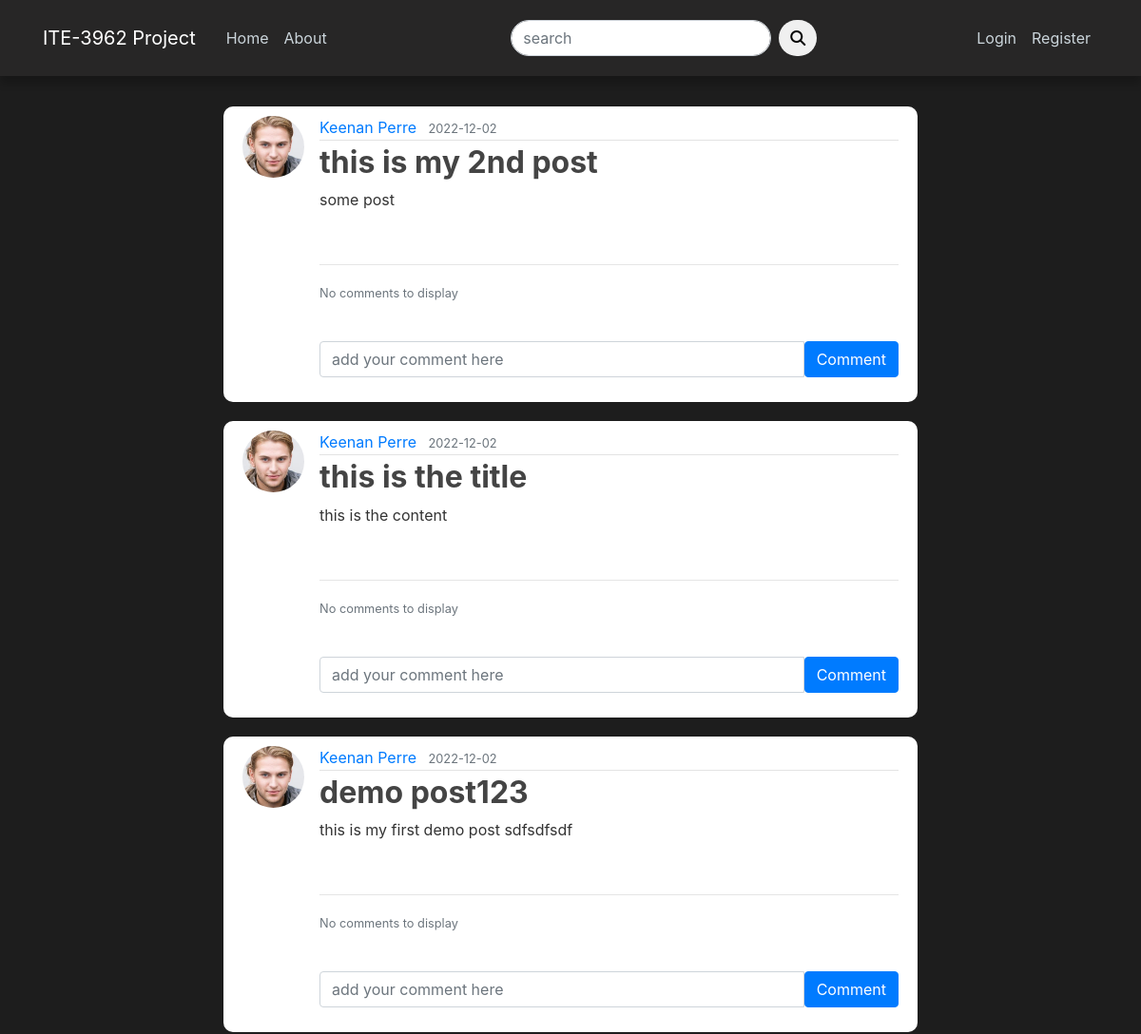
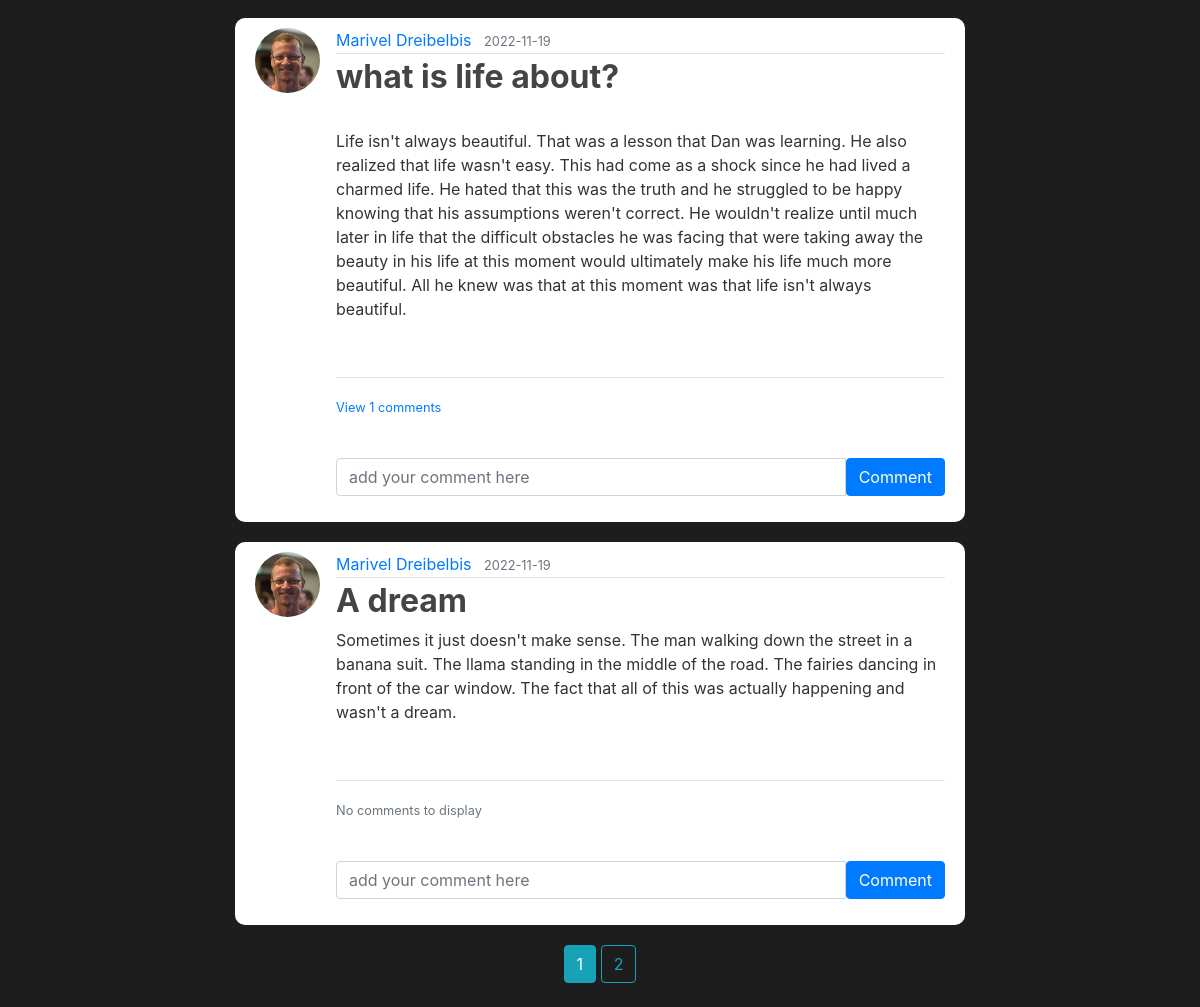
Page /home on the earlier database version (2 pictures, top to bottom).
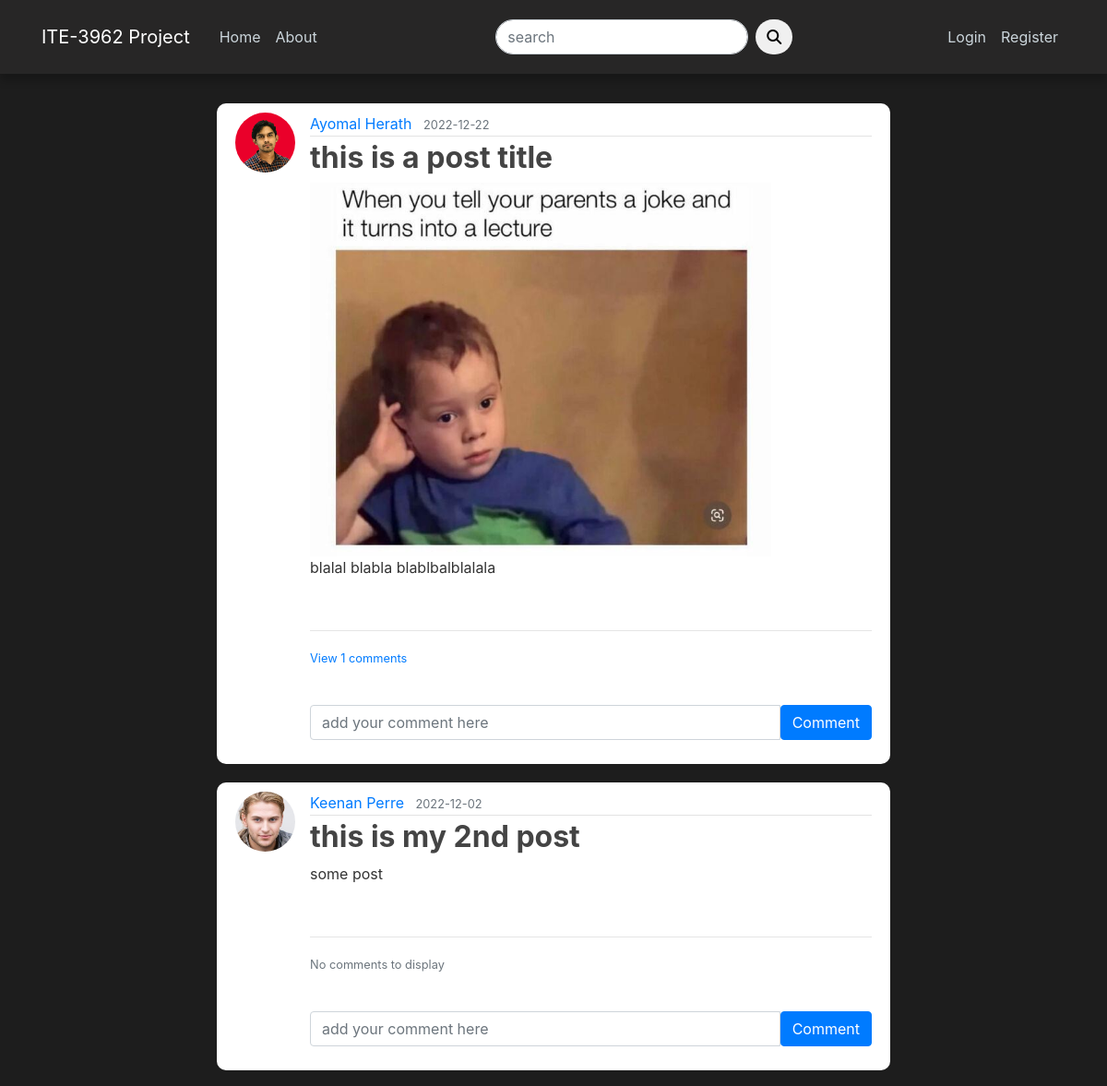
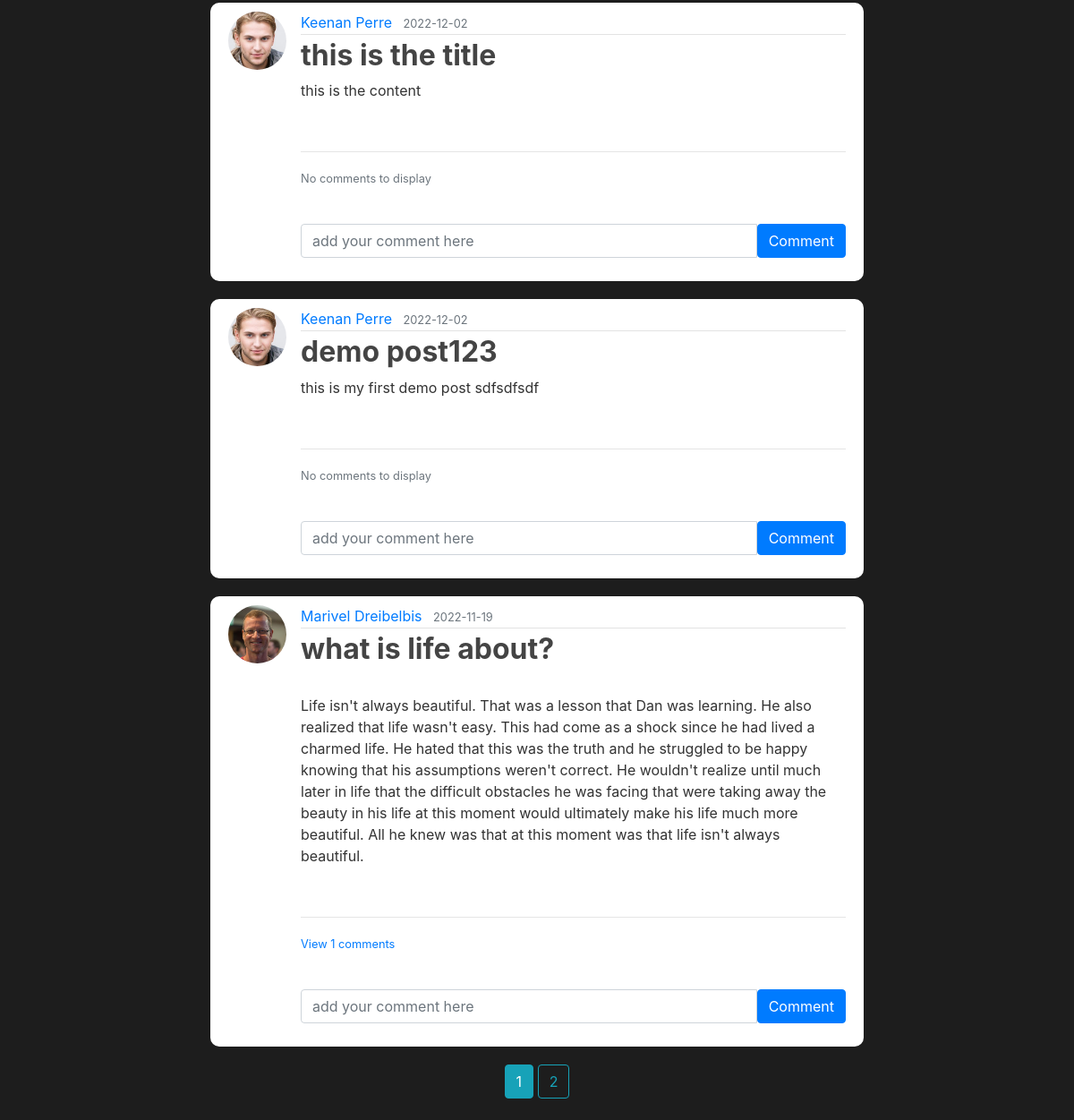
Same page on the later database version (2 pictures, top to bottom).
### blog/models.py (models this page shows, shortened)
class Post(db.Model):
    id = db.Column(db.Integer, primary_key=True)
    title = db.Column(db.String(100), nullable=False)
    date_posted = db.Column(db.DateTime, nullable=False, default=datetime.utcnow)
    content = db.Column(db.Text, nullable=False)
    post_image = db.Column(db.String(200), nullable=True)
    user_id = db.Column(db.Integer, db.ForeignKey('user.id'), nullable=False)
    comments = db.relationship('Comment', backref='post', lazy=True)

class User(db.Model, UserMixin):
    id = db.Column(db.Integer, primary_key=True)
    username = db.Column(db.String(20), unique=True, nullable=False)
    email = db.Column(db.String(120), unique=True, nullable=False)
    image_file = db.Column(db.String(20), nullable=False, default='default.jpg')
    password = db.Column(db.String(60), nullable=False)
    posts = db.relationship('Post', backref='author', lazy=True) #posts attribute sets the relationship with the Post table(1 to many)
    comments = db.relationship('Comment', backref='author', lazy=True)

### blog/main/routes.py (the view)
@main.route("/")
@main.route("/home")
def home():
    page = request.args.get('page', 1, type=int)
    posts = Post.query.order_by(Post.date_posted.desc()).paginate(page=page, per_page=5)#pagination and post order
    return render_template('home.html', posts=posts)

### blog/users/forms.py
class SearchForm(FlaskForm):
    searched = StringField('search', validators=[DataRequired()])
    submit = SubmitField('Submit')

### blog/users/routes.py (called while the page is built)
@app.context_processor
def home():
    form = SearchForm()
    return dict(form=form)

### blog/templates/home.html (shortened to what this page needs)
{% extends "layout.html" %}
{% block content %}
    {% for post in posts.items %}
        <article class="media content-section">
            <img src="{{ url_for('static', filename='profile_pics/' + post.author.image_file)}}" class="rounded-circle article-img" alt="">
            <div class="media-body">
            <div class="article-metadata">
                <a class="mr-2" href="{{url_for('users.user_posts', username=post.author.username )}}">{{ post.author.username }}</a>
                <small class="text-muted">{{ post.date_posted.strftime('%Y-%m-%d') }}</small>
            </div>
            <h2><a class="article-title font-weight-bold" href="{{ url_for('posts.post', post_id=post.id)}}">{{ post.title }}</a></h2>
            {% if post.post_image %}
                <div class="post-pic"><img src="{{url_for('static', filename = 'post_images/' + post.post_image)}}" alt="" height="auto" width="500px"></div>
                <div><p class="article-content">{{ post.content }}</p></div>
            {% else %}
                <div><p class="article-content">{{ post.content }}</p></div>
            {% endif %}
            <br><hr>
            <p class="card-text">
                {% if post.comments|length > 0 %}
                <a data-toggle="collapse" href="#comments-{{post.id}}" role="button" aria-expanded="false">
                    <small>View {{post.comments|length }} comments</small>
                </a>
                {% else%}
                <small class="text-muted">No comments to display</small>
                {% endif %}
            </p>
            <br>
            <form action="/comment/{{post.id}}" class="input-group mb-3" method="POST">
                <input type="text" name="text" id="text" class="form-control" placeholder="add your comment here"/>
                <button type="submit" class="btn btn-primary">Comment</button>
            </form>
            </div>
        </article>
    {% endfor %}
    <div class="pagi_btn text-center">
    {% for page_num in posts.iter_pages(left_edge=1, right_edge=1, left_current=1, right_current=2) %}
        {% if page_num %}
            {% if posts.page == page_num %}
                <a href="{{ url_for('main.home', page=page_num )}}" class="btn btn-info mb-4">{{ page_num }}</a>
            {% else %}
                <a href="{{ url_for('main.home', page=page_num )}}" class="btn btn-outline-info mb-4">{{ page_num }}</a>
            {% endif %}
        {% endif %}
    {% endfor %}
    </div>
{% endblock content %}

### blog/templates/layout.html (shortened to what this page needs)
<!DOCTYPE html>
<html lang="en">
<head>
     <link rel="stylesheet" href="https://cdn.jsdelivr.net/npm/bootstrap@4.3.1/dist/css/bootstrap.min.css">
     <link rel="stylesheet" type="text/css" href="{{ url_for('static', filename='main.css') }}">
     <link rel="stylesheet" href="https://cdnjs.cloudflare.com/ajax/libs/font-awesome/6.2.0/css/all.min.css" />
</head>
<body>
    <header class="site-header">
        <nav class="navbar navbar-expand-md navbar-dark bg-steel fixed-top">
          <div class="container">
            <a class="navbar-brand mr-4" href="/home">ITE-3962 Project</a>
            <div class="collapse navbar-collapse" id="navbarToggle">
              <div class="navbar-nav mr-auto">
                <a class="nav-item nav-link" href="{{url_for('main.home')}}">Home</a>
                <a class="nav-item nav-link" href="{{url_for('main.about')}}">About</a>
              </div>
              <form action="{{ url_for('users.search') }}" method="POST">
                <div class="input-group">
                  <div class="form-outline">
                    <input type="search" name="searched" id="form1" class="form-control" placeholder="search" />
                  </div>
                  <button type="submit" class="btn btn-primary btn-search">
                    <i class="fas fa-search"></i>
                  </button>
                </div>
              </form>
              <div class="navbar-nav">
                {% if current_user.is_authenticated %}
                  <a class="nav-item nav-link" href="{{url_for('posts.new_post')}}">New Post</a>
                  <a class="nav-item nav-link" href="{{url_for('users.account')}}">Account</a>
                  <a class="nav-item nav-link" href="{{url_for('users.logout')}}">Logout</a>
                {% else %}
                  <a class="nav-item nav-link" href="{{url_for('users.login')}}">Login</a>
                  <a class="nav-item nav-link" href="{{url_for('users.register')}}">Register</a>
                {% endif %}
              </div>
            </div>
          </div>
        </nav>
      </header>
      <main role="main" class="container">
        <div class="row">
          <div class="col-md-8 mx-auto">
            {% block content %}{% endblock %}
          </div>
          </div>
      </main>
</body>
</html>

### blog/static/main.css (style rules this page uses)
body { background: #1d1d1d; color: #333333; margin-top: 7rem; }
h1, h2, h3, h4, h5, h6 { color: #444444; }
.bg-steel { background-color: #272626; }
.navbar { height: 5rem; box-shadow: 0 8px 8px 0 rgba(0,0,0,.2); }
.site-header .navbar-nav .nav-link { color: #cbd5db; width: max-content; }
.site-header form { margin-left: 5rem; margin-right: 10rem; }
.site-header .input-group .form-outline .form-control { border-radius: 5rem; }
.site-header .input-group button { margin-left: 0.5rem; background-color: #f0f0f0; border: none; color: #000000; border-radius: 5rem; }
.content-section { background: #ffffff; padding: 10px 20px; border-radius: 10px; margin-bottom: 20px; }
.article-title { color: #444444; }
.article-content { white-space: pre-line; }
.article-img { height: 65px; width: 65px; margin-right: 16px; }
.article-metadata { padding-bottom: 1px; margin-bottom: 4px; border-bottom: 1px solid #e3e3e3 }

Differences in the rows shown:
no longer on this page (row unchanged): Post: image_file (picture), author.username "Marivel Dreibelbis", date_posted "2022-11-19", title "A dream", content "Sometimes it just doesn't make sense. The man walking down the street in a banana suit. The llama standing in the middle of the road. The fairies dancing in front of the car window. The fact that all of this was actually happening and wasn't a dream.", shows "No comments to display"
added Post: image_file (picture), author.username "Ayomal Herath", date_posted "2022-12-22", title "this is a post title", post_image (picture), content "blalal blabla blablbalblalala", comments|length "1"
